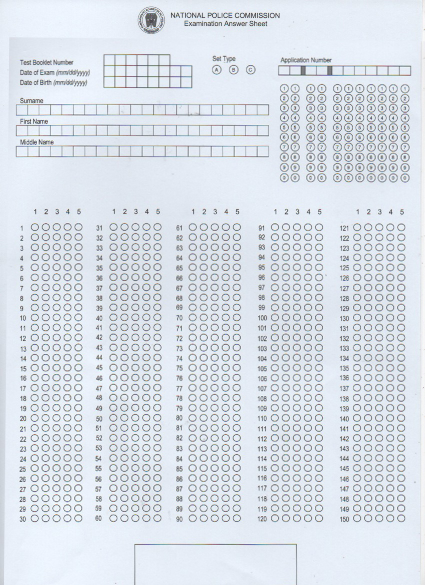
#> input picture data/Blank.jpg, 850 x 1170 px (shown at 1/2 size)
$ python -i simple_processor.py   (imports and definitions only)
#> lines starting #> are read from the running program, lines starting #| are printed output that depends on the picture
import cv2
import numpy as np
import json
import os
from typing import Dict, Tuple, List, Union, Optional
import logging

# [1 line not run here, left out]
logger = logging.getLogger(__name__)

# Constants
REFERENCE_WIDTH = 785
REFERENCE_HEIGHT = 1024
PIXEL_THR = 0.50  # Threshold for considering a bubble filled

class SimpleOMRProcessor:
    """A simplified version of the OMR processor that doesn't require Tesseract OCR."""

    def __init__(self, template_path: str = None):
        """Initialize the OMR processor with a template."""
        self.template = None
        if template_path and os.path.exists(template_path):
            with open(template_path, 'r') as f:
                self.template = json.load(f)
            logger.info(f"Loaded template from {template_path}")
        else:
            logger.warning("No template provided or file not found")

    # [24 lines left out: function preprocess, not called in this run]

    def align(self, img: np.ndarray) -> np.ndarray:
        """
        Align the image:
        - Detect the outer contour
        - Apply perspective transform to get canonical 785×1024 canvas
        """
        # Find contours
        contours, _ = cv2.findContours(img, cv2.RETR_EXTERNAL, cv2.CHAIN_APPROX_SIMPLE)

        # Find the largest contour which should be the examination form
        max_area = 0
        max_contour = None
        for contour in contours:
            area = cv2.contourArea(contour)
            if area > max_area:
                max_area = area
                max_contour = contour

        if max_contour is None:
            raise ValueError("No form contour detected")

        # Approximate the contour to a polygon
        peri = cv2.arcLength(max_contour, True)
        approx = cv2.approxPolyDP(max_contour, 0.02 * peri, True)

        # We need exactly 4 corners for perspective transform
        if len(approx) != 4:
            # If not exactly 4 points, try to find the 4 extreme points
            rect = cv2.minAreaRect(max_contour)
            box = cv2.boxPoints(rect)
            approx = np.int0(box)

        # Order the points: top-left, top-right, bottom-right, bottom-left
        approx = self._order_points(approx)

        # Get perspective transform
        dst_pts = np.array([
            [0, 0],
            [REFERENCE_WIDTH, 0],
            [REFERENCE_WIDTH, REFERENCE_HEIGHT],
            [0, REFERENCE_HEIGHT]
        ], dtype=np.float32)

        src_pts = np.array(approx, dtype=np.float32)
        M = cv2.getPerspectiveTransform(src_pts, dst_pts)

        # Apply perspective transform
        warped = cv2.warpPerspective(img, M, (REFERENCE_WIDTH, REFERENCE_HEIGHT))

        return warped

    def _order_points(self, pts: np.ndarray) -> np.ndarray:
        """Order points in top-left, top-right, bottom-right, bottom-left order."""
        pts = pts.reshape(4, 2)
        rect = np.zeros((4, 2), dtype=np.float32)

        # Sum of coordinates: top-left has the smallest sum
        # Difference of coordinates: bottom-left has the smallest difference
        s = pts.sum(axis=1)
        diff = np.diff(pts, axis=1)

        rect[0] = pts[np.argmin(s)]    # Top-left
        rect[2] = pts[np.argmax(s)]    # Bottom-right
        rect[1] = pts[np.argmin(diff)] # Top-right
        rect[3] = pts[np.argmax(diff)] # Bottom-left

        return rect

    # [87 lines left out: functions extract_bubbles, extract_set_type, process_sheet, not called in this run]

>>> import cv2
>>> picture = cv2.imread('../data/Blank.jpg', cv2.IMREAD_GRAYSCALE)
#> picture: shape (1170, 850); min 37, max 255, mean 222.6
>>> result = SimpleOMRProcessor().align(picture)
#> in align, `contours, _ = cv2.findContours(img, cv2.RETR_EXTERNAL, cv2.CHAIN_APPRO..`: contours = [[[0, 0], [0, 1169], [849, 1169], [849, 0]]]
#> the loop in align, `for contour in contours:` made 1 pass
#> (area, max_area, max_contour) on pass 1: (992481, 992481, [[0, 0], [0, 1169], [849, 1169], [849, 0]])
#> after the loop in align, `for contour in contours:`: max_area = 992481
#> in align, `peri = cv2.arcLength(max_contour, True)`: peri = 4036
#> in align, `approx = cv2.approxPolyDP(max_contour, 0.02 * peri, True)`: approx = [[0, 0], [0, 1169], [849, 1169], [849, 0]]
#> in _order_points, `s = pts.sum(axis=1)`: s = [0, 1169, 2018, 849]
#> in _order_points, `diff = np.diff(pts, axis=1)`: diff = [0, 1169, 320, -849]
#> in align, `approx = self._order_points(approx)`: approx = [[0, 0], [849, 0], [849, 1169], [0, 1169]]
#> in align, `M = cv2.getPerspectiveTransform(src_pts, dst_pts)`: M = [[0.925, 1.08e-32, 0], [0, 0.876, 0], [0, -1.24e-19, 1]]
#> in align, `warped = cv2.warpPerspective(img, M, (REFERENCE_WIDTH, REFERENCE_HEIGH..`:
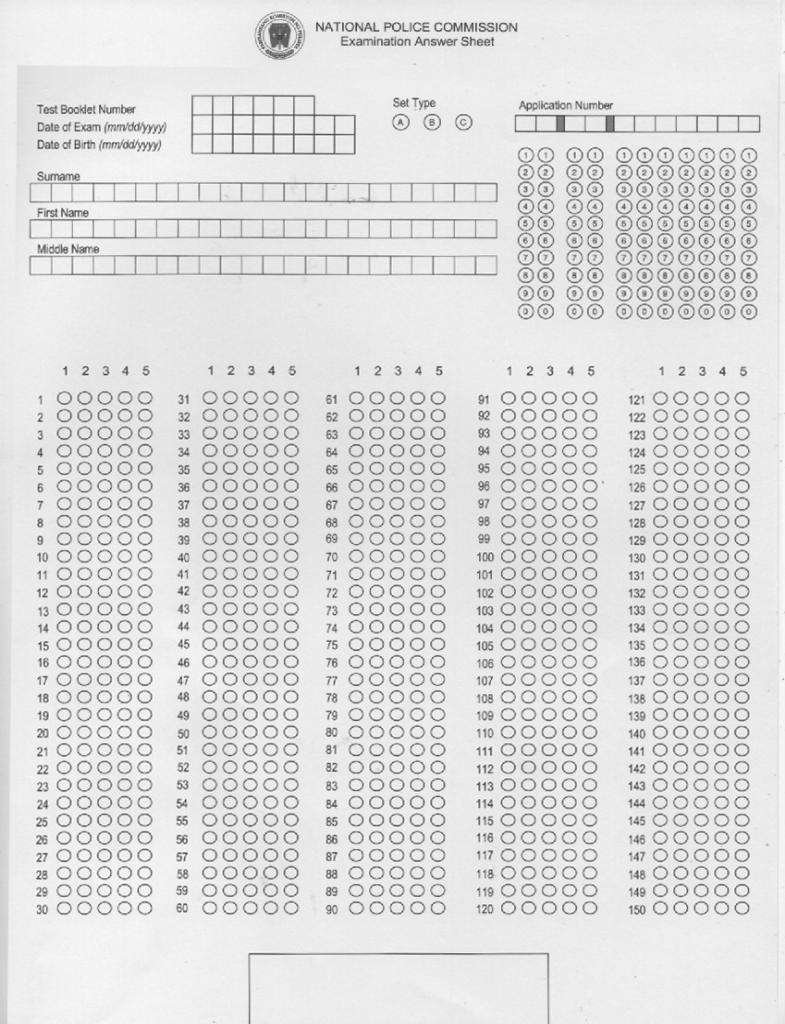
#> warped: shape (1024, 785); min 58, max 255, mean 222.5
